Frame 1 (no input): blank canvas, image omitted
Frame 60 (the mouse pressed at the canvas centre just before this capture): blank canvas, image omitted
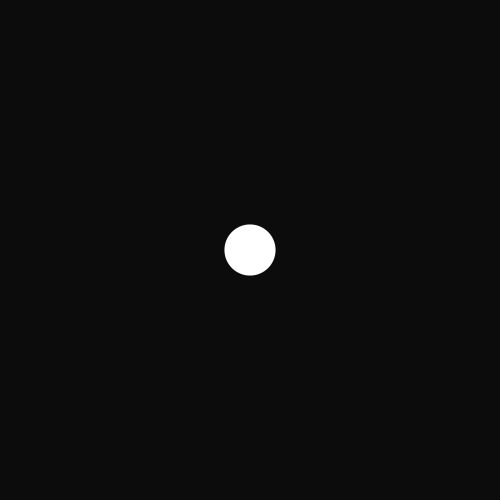
Frame 120 (the mouse held since frame 60 and released just before this capture)

The Processing sketch whose frames 1 and 60 were blank and that drew this single picture after the mouse press (run headless with seeded random() and noise(); from frame 60 on, the mouse is pressed at the canvas centre):

// Processing sketch: AlphaUpdate
// ── AlphaUpdate.pde
float circleSize;
boolean gettingBigger;

void setup()
{
  gettingBigger = true;
  circleSize = 1.0;

  size(500, 500);
  noStroke();
} 

void draw()   {
  
  fill(0, 10);
  rect(0, 0, 500, 500);
  
  fill(255, 255);
  
  if(circleSize > 400) {
    gettingBigger = false;
  }

  if(circleSize < 1) {
    gettingBigger = true;
  }

  if(gettingBigger) {
    circleSize += (circleSize/30);
  } else {
    circleSize -= (circleSize/30);
  }

  ellipse( width/2, height/2, circleSize, circleSize );

}

void exit()
{
  println(" we're all done ");
  super.exit();
}
